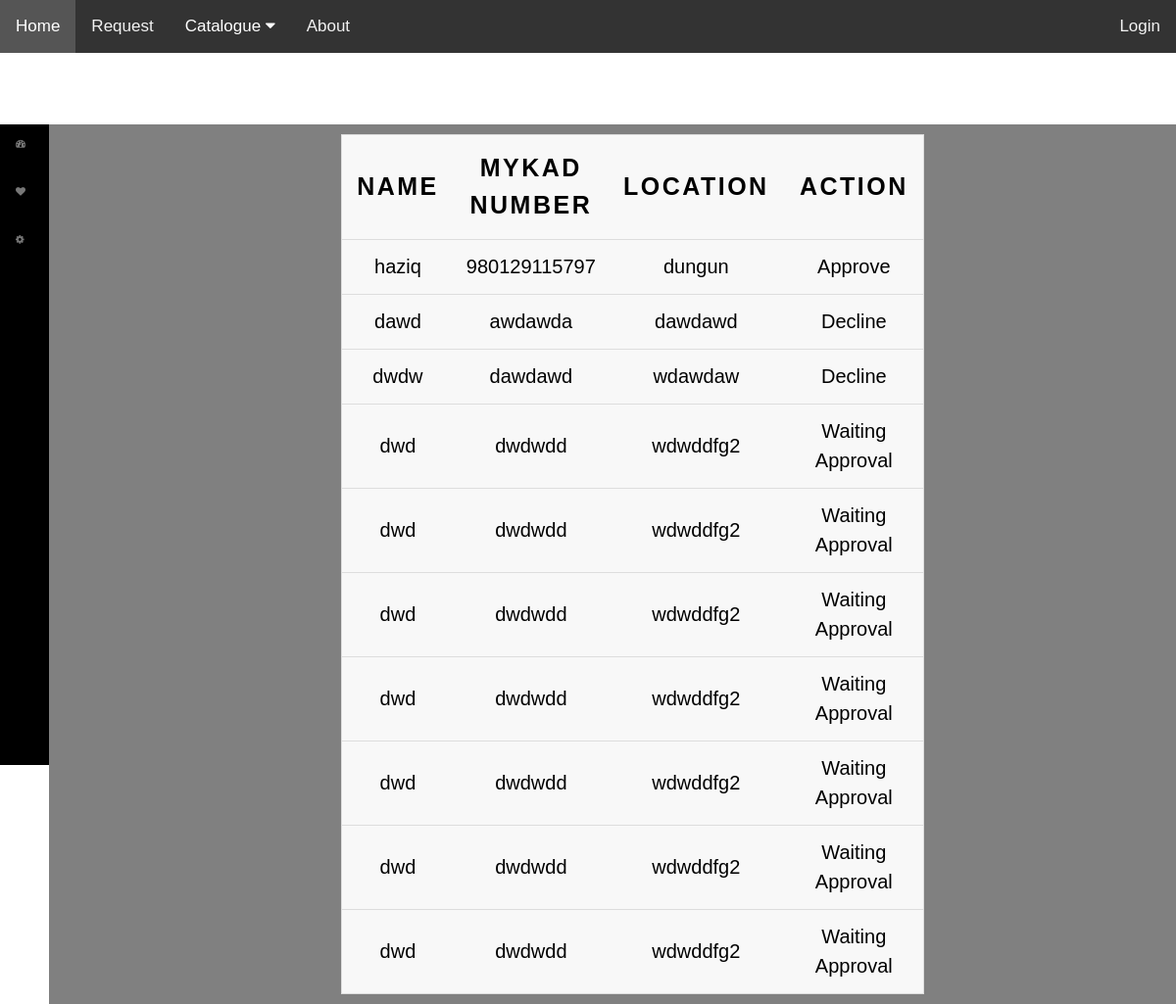
/admin_recordAll.php, run on the app's committed database.
### tables this page shows
CREATE TABLE `request` (
  `RequestID` int(11) NOT NULL,
  `RequestName` varchar(100) NOT NULL,
  `RequestIC` varchar(15) NOT NULL,
  `RequestPhone` varchar(15) NOT NULL,
  `PackageID` int(11) NOT NULL,
  `RequestLocation` varchar(60) NOT NULL,
  `RequestICPic` varchar(255) NOT NULL,
  `ApprovalID` int(11) NOT NULL
);

CREATE TABLE `approval` (
  `ApprovalID` int(11) NOT NULL,
  `RequestID` int(11) NOT NULL,
  `AdminID` int(11) NOT NULL,
  `ApprovalStatus` varchar(20) NOT NULL
);

### admin_recordAll.php (the view, shortened to what this page needs)
<!DOCTYPE html>
<html>
<head>
    <link href="https://cdn.jsdelivr.net/npm/bootstrap@5.0.0-beta1/dist/css/bootstrap.min.css" rel='stylesheet'>
    <link href="https://unicons.iconscout.com/release/v3.0.6/css/line.css" rel='stylesheet'>
    <link href="https://cdnjs.cloudflare.com/ajax/libs/font-awesome/4.7.0/css/font-awesome.css" rel='stylesheet' type='text/css'>
    <link href="https://stackpath.bootstrapcdn.com/twitter-bootstrap/2.3.1/css/bootstrap-combined.min.css" rel="stylesheet">
    <link href="https://cdnjs.cloudflare.com/ajax/libs/twitter-bootstrap/3.3.7/css/bootstrap.min.css" rel="stylesheet">
        <?php
        include 'dbCon.php';
        ?>
</head>
<body>
    <div class="topnav">
        <a class="active" href="index.php">Home</a>
        <a href="request.html">Request</a>
        <div class="dropdown">
            <button class="dropbtn">Catalogue
                <i class="fa fa-caret-down"></i>
            </button>
        </div>
        <a href="#about">About</a>
        <div class="topnav-right">
            <a href="login.php">Login</a>
        </div>
    </div>
    <div>
        <div class="primary-nav">
            <nav role="navigation" class="menu">
                <div class="overflow-container">
                    <ul class="menu-dropdown">
                        <li><a href="admin_dashboard.php">Dashboard</a><span class="icon"><i class="fa fa-dashboard"></i></span></li>
                        <li><a href="admin_requestApplication.php">Request Application</a><span class="icon"><i class="fa fa-heart"></i></span>
                        </li>
                        <li class="menu-hasdropdown">
                            <a href="#admin">History/Records</a><span class="icon"><i class="fa fa-gear"></i></span>
                        </li>
                    </ul>
                </div>
            </nav>
        </div>
        <div class="new-wrapper">
            <div style="width: 100%; background-color: grey; margin-top: 73px;">
                <div style="margin: auto;  width: 50%;  padding: 10px;">
                    <table>
                        <thead>
                            <tr>
                                <th scope="col">Name</th>
                                <th scope="col">MyKad Number</th>
                                <th scope="col">Location</th>
                                <th scope="col">Action</th>
                            </tr>
                        </thead>
                        <tbody>
                            <?php
                            $sqlView = "SELECT * FROM request";
                            $resultView = $con->query($sqlView);
                            if ($resultView->num_rows > 0) {
                                while ($rowView = $resultView->fetch_assoc()) {
                            ?>
                                    <tr>
                                        <td><?php echo $rowView["RequestName"]; ?></td>
                                        <td><?php echo $rowView["RequestIC"]; ?></td>
                                        <td><?php echo $rowView["RequestLocation"]; ?></td>
                                        <td>
                                            <?php
                                            $ApprovalID = $RequestID = $rowView["ApprovalID"];
                                            if ($ApprovalID == 0) {
                                                echo "Waiting Approval";
                                            } else {
                                                $RequestID = $rowView["RequestID"];
                                                $sqlStatus = "SELECT * FROM approval WHERE RequestID = '$RequestID'";
                                                $resultStatus = mysqli_query($con, $sqlStatus);
                                                $rowResult = mysqli_fetch_assoc($resultStatus);
                                                echo $rowResult["ApprovalStatus"];
                                            }
                                            ?>
                                        </td>
                                    </tr>
                            <?php
                                }
                            }
                            ?>
                        </tbody>
                    </table>
                </div>
            </div>
        </div>
    </div>
</body>
</html>

### admin_recordAll.php (style rules this page uses)
body, html { margin: 0; font-family: Arial, Helvetica, sans-serif; }
.topnav { overflow: hidden; background-color: #333; }
.topnav a { float: left; color: #f2f2f2; text-align: center; padding: 14px 16px; text-decoration: none; font-size: 17px; }
.topnav a.active { background-color: #04AA6D; color: white; }
.topnav-right { float: right; }
body { margin: 0; font-family: Arial }
.topnav a { float: left; display: block; color: #f2f2f2; text-align: center; padding: 14px 16px; text-decoration: none; font-size: 17px; }
.active { background-color: #04AA6D; color: white; }
.dropdown { float: left; overflow: hidden; }
.dropdown .dropbtn { font-size: 17px; border: none; outline: none; color: white; padding: 14px 16px; background-color: inherit; font-family: inherit; margin: 0; }
.primary-nav { position: fixed; z-index: 999; }
.menu { position: relative; }
.menu ul { margin: 0; padding: 0; list-style: none; }
.primary-nav .menu li { position: relative; }
.menu .icon { position: absolute; top: 12px; right: 10px; pointer-events: none; width: 24px; height: 24px; color: #fff; }
.menu, .menu a, .menu a:visited { color: #aaa; text-decoration: none !important; position: relative; }
.menu a { display: block; white-space: nowrap; padding: 1em; font-size: 14px; }
.menu { margin-bottom: 3em; }
.menu-dropdown li .icon { color: #777; }
.new-wrapper { position: absolute; left: 50px; width: calc(100% - 50px); transition: transform .45s cubic-bezier(0.77, 0, 0.175, 1); }
.menu { position: absolute; display: block; left: -200px; top: 0; width: 250px; transition: all 0.45s cubic-bezier(0.77, 0, 0.175, 1); background-color: #000; z-index: 999; }
.menu-dropdown { top: 0; overflow-y: auto; }
.overflow-container { position: relative; height: calc(100vh - 73px) !important; overflow-y: auto; border-top: 73px solid #fff; z-index: -1; display: block; }
body, button, input, select, optgroup, textarea { color: #000; font-size: 1em; line-height: 1.5; font-weight: 300; }
dfn, cite, em, i { font-style: italic; }
cite, em, i { font-style: italic; }
table tr { background-color: #f8f8f8; border: 1px solid #ddd; padding: .35em; font-size: 20px; }
table th, table td { padding: .625em; text-align: center; font-size: 20px; }
table th { font-size: .85em; letter-spacing: .1em; text-transform: uppercase; font-size: 25px; }

### data on the page
request: RequestName "haziq", RequestIC "980129115797", RequestLocation "dungun", ApprovalID.ApprovalStatus "Approve"
request: RequestName "dawd", RequestIC "awdawda", RequestLocation "dawdawd", ApprovalID.ApprovalStatus "Decline"
request: RequestName "dwdw", RequestIC "dawdawd", RequestLocation "wdawdaw", ApprovalID.ApprovalStatus "Decline"
request: RequestName "dwd", RequestIC "dwdwdd", RequestLocation "wdwddfg2", shows "Waiting Approval"
request: RequestName "dwd", RequestIC "dwdwdd", RequestLocation "wdwddfg2", shows "Waiting Approval"
request: RequestName "dwd", RequestIC "dwdwdd", RequestLocation "wdwddfg2", shows "Waiting Approval"
request: RequestName "dwd", RequestIC "dwdwdd", RequestLocation "wdwddfg2", shows "Waiting Approval"
request: RequestName "dwd", RequestIC "dwdwdd", RequestLocation "wdwddfg2", shows "Waiting Approval"
request: RequestName "dwd", RequestIC "dwdwdd", RequestLocation "wdwddfg2", shows "Waiting Approval"
request: RequestName "dwd", RequestIC "dwdwdd", RequestLocation "wdwddfg2", shows "Waiting Approval"
